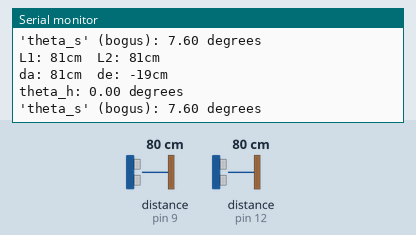
The sketch below on a simulated Arduino Uno, built with avr-gcc and run on an emulated ATmega328P. Parts: the last lines printed to the serial monitor. The test bench sets the inputs (shaded band); at power-on: distance to the obstacle (sensors on pin 9, pin 12) 80 cm. The echo pulse lasts 58.3 µs per cm.

Above: at 1.2 s.
1.3 s: distance to the obstacle (sensor on pin 9) set to 2 cm
At 1.51 s:
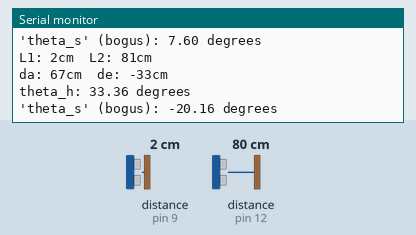
2.8 s: distance to the obstacle (sensor on pin 12) set to 250 cm
At 3.07 s:
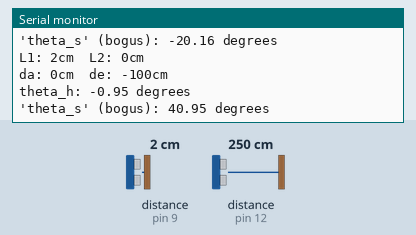
5.8 s: distance to the obstacle (sensor on pin 12) set to 197 cm
Timing chart, 0 to 8.8 s (numbered marks = the images above; inputs shaded):
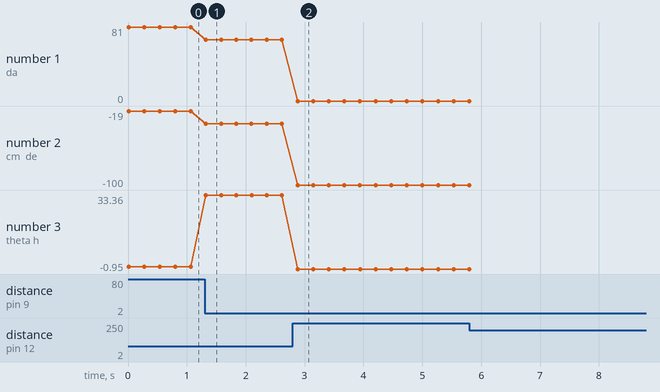

Measured:
- after the input at 1.3 s, the serial monitor: prints a new line at once (image 1)
- after the input at 2.8 s, the serial monitor: prints a new line after 0.08 s (image 2)
- plotted number 1: 81 → 67 after the input at 1.3 s
- plotted number 2: -19 → -33 after the input at 1.3 s, -33 → -100 after the input at 2.8 s
- plotted number 3: 0 → 33.36 after the input at 1.3 s, 33.36 → -0.95 after the input at 2.8 s

The sketch:

autonomous_steering.ino
```cpp
#include <math.h>
#include <NewPing.h>

// centimeters
#define TARGET_DISTANCE             100
// distance from the Kart midline to the front sensor
#define SENSOR_2_OFFSET             0

// front sensor echo pin number
#define SENSOR_2_ECHO               12

// front sensor trigger pin number
#define SENSOR_2_TRIGGER            11

// distance from the rear sensor to the kart midline
#define SENSOR_1_OFFSET             0

// rear sensor echo pin number
#define SENSOR_1_ECHO               9

// rear sensor trigger pin number
#define SENSOR_1_TRIGGER            8

// horizontal distance between sensors on the side of the Kart
#define SENSOR_DISTANCE             120

// maximum distance for the sonar sensors, in centimeters
#define MAX_DISTANCE                200

// heading angle beyond which the sonar start to bug out (theoretically 27, but braindamage is bad)
#define MAX_HEADING                 20.0

// maximum steering angle tolerance for the Kart (each way) (theoretically 67, but it's stupid to blow out motors)
#define MAX_STEERING                60.0

// magic constant to convert from distances to angles
#define K                           ( -(degrees2radians(MAX_STEERING - MAX_HEADING))  / 100.0 )

// 800 ticks on the steering encoder gives us 65 degrees of turning
#define TICKS_PER_DEGREE            (800.0 / 65.0)
#define radians2degrees(a)          ((360.0 / (2 * M_PI)) * (a))
#define degrees2radians(a)          (((2*M_PI) / 360.0) * (a))

int L1, L2, wall_distance, ms, error_distance;
double diff, headingAngle, steering;
NewPing sensor1(SENSOR_1_TRIGGER, SENSOR_1_ECHO, MAX_DISTANCE),
        sensor2(SENSOR_2_TRIGGER, SENSOR_2_ECHO, MAX_DISTANCE);

void setup() {

// put your setup code here, to run once:

  Serial.begin(250000);
}

void loop() {
 restart:
  // read L1
  digitalWrite(SENSOR_1_ECHO, LOW);
  ms = sensor1.ping();
  L1 = sensor1.convert_cm(ms);
  // if we have a problem, try again
  if (L1 > MAX_DISTANCE) {
    Serial.println("Error reading from sensor 1");
    goto restart;
  }

  // read L2
  digitalWrite(SENSOR_2_ECHO, LOW);
  ms = sensor2.ping();
  L2 = sensor2.convert_cm(ms);
  // if we have a problem, try again
  if (L2 > MAX_DISTANCE) {
    Serial.println("Error reading from sensor 2");
    goto restart;
  }

  Serial.print("L1: ");
  Serial.print(L1);
  Serial.print("cm\t");
  Serial.print("L2: ");
  Serial.print(L2);
  Serial.print("cm\n");

  if ( L1 == L2 )
    diff = (M_PI/2);
  else
    diff = atan2( (double) SENSOR_DISTANCE, L1 - L2 );

  headingAngle = diff - (M_PI/2);

  // compute distance from wall;
  wall_distance = sin( diff ) * L2;

  error_distance = wall_distance - TARGET_DISTANCE;

  steering = K * error_distance - headingAngle;

  Serial.print("da: ");
  Serial.print(wall_distance);
  Serial.print("cm\t");
  Serial.print("de: ");
  Serial.print(error_distance);
  Serial.print("cm\n");
  Serial.print("theta_h: ");
  Serial.print(radians2degrees(headingAngle));
  Serial.print(" degrees\n");
  Serial.print("'theta_s' (bogus): ");
  Serial.print(radians2degrees(steering));
  Serial.print(" degrees\n");

  // do steering [TODO]

  delay(250);
}
```
